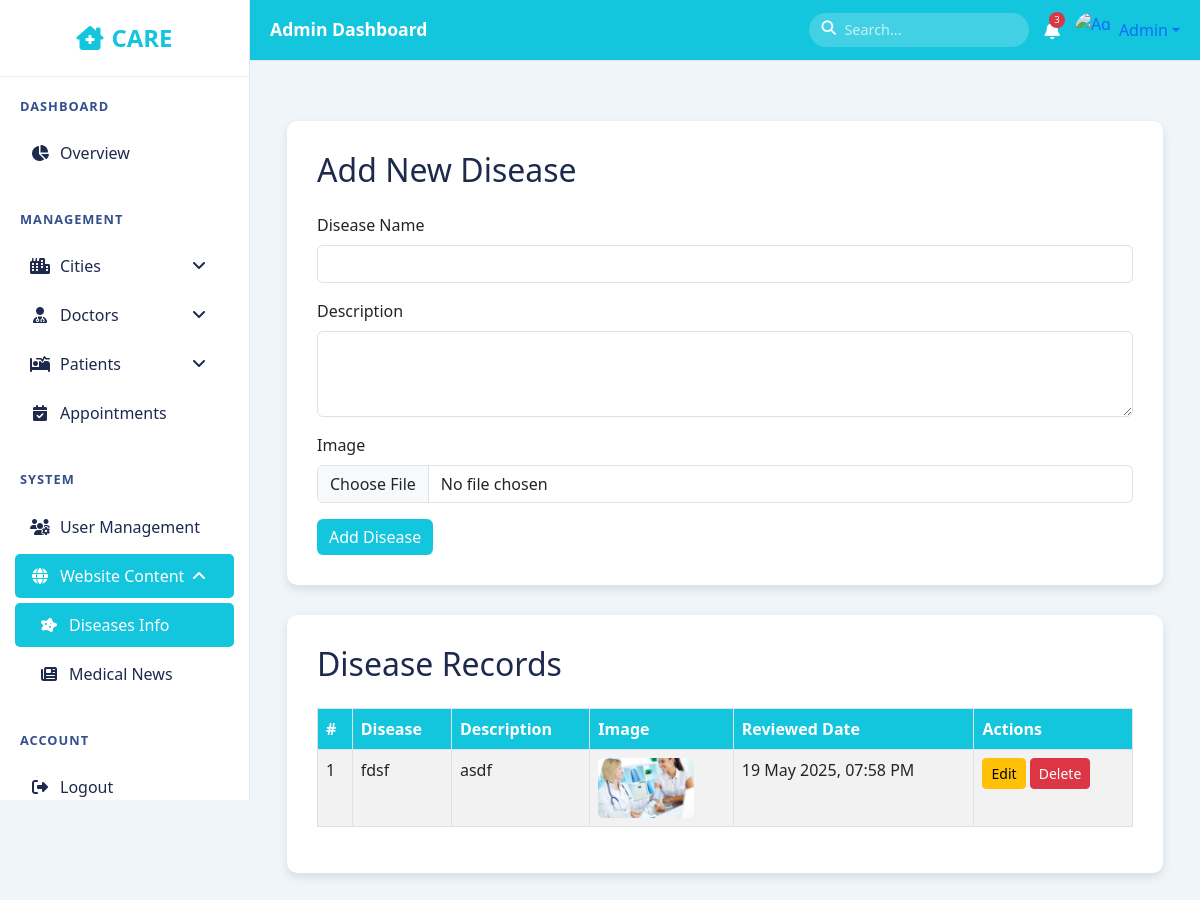
Page /diseases_info.php on the committed database.
### tables this page shows
CREATE TABLE `diseases` (
  `id` int(11) NOT NULL,
  `name` varchar(255) NOT NULL,
  `description` text NOT NULL,
  `image` varchar(255) DEFAULT NULL,
  `reviewed_date` datetime DEFAULT current_timestamp() ON UPDATE current_timestamp()
);

### diseases_info.php (the view, shortened to what this page needs)
<?php
include("db.php");
$conn->query("CREATE TABLE IF NOT EXISTS diseases (
    id INT AUTO_INCREMENT PRIMARY KEY,
    name VARCHAR(255) NOT NULL,
    description TEXT NOT NULL,
    image VARCHAR(255) DEFAULT NULL,
    reviewed_date DATETIME DEFAULT CURRENT_TIMESTAMP ON UPDATE CURRENT_TIMESTAMP
);");
$edit_mode = false;
$edit_name = '';
$edit_description = '';
?>
<!DOCTYPE html>
<html lang="en">
<head>
    <link href="https://cdn.jsdelivr.net/npm/bootstrap@5.3.0/dist/css/bootstrap.min.css" rel="stylesheet">
    <link href="https://cdnjs.cloudflare.com/ajax/libs/font-awesome/6.4.0/css/all.min.css" rel="stylesheet">
</head>
<body>
<div class="wrapper">
    <nav class="sidebar">
        <div class="brand-title">
            <i class="fas fa-clinic-medical me-2"></i>CARE
        </div>
        <div class="sidebar-menu">
            <div class="sidebar-section">
                <div class="section-title">Dashboard</div>
                <a href="admin_dashboard.php" class="nav-link active">
                    <i class="fas fa-chart-pie"></i>
                    <span>Overview</span>
                </a>
            </div>
            <div class="sidebar-section">
                <div class="section-title">Management</div>
                <div class="nav-link" onclick="toggleCollapse('citiesCollapse')">
                    <i class="fas fa-city"></i>
                    <span>Cities</span>
                    <i class="fas fa-angle-down ms-auto" id="citiesCollapseIcon"></i>
                </div>
                <div class="nav-link" onclick="toggleCollapse('doctorsCollapse')">
                    <i class="fas fa-user-md"></i>
                    <span>Doctors</span>
                    <i class="fas fa-angle-down ms-auto" id="doctorsCollapseIcon"></i>
                </div>
                <div class="nav-link" onclick="toggleCollapse('patientsCollapse')">
                    <i class="fas fa-procedures"></i>
                    <span>Patients</span>
                    <i class="fas fa-angle-down ms-auto" id="patientsCollapseIcon"></i>
                </div>
                <a href="view_appointments.php" class="nav-link">
                    <i class="fas fa-calendar-check"></i>
                    <span>Appointments</span>
                </a>
            </div>
            <div class="sidebar-section">
                <div class="section-title">System</div>
                <a href="manage_users.php" class="nav-link">
                    <i class="fas fa-users-cog"></i>
                    <span>User Management</span>
                </a>
                <div class="nav-link" onclick="toggleCollapse('contentCollapse')">
                    <i class="fas fa-globe"></i>
                    <span>Website Content</span>
                    <i class="fas fa-angle-down ms-auto" id="contentCollapseIcon"></i>
                </div>
                <div class="collapse" id="contentCollapse">
                    <a href="diseases_info.php" class="nav-link ps-4">
                        <i class="fas fa-disease"></i>
                        <span>Diseases Info</span>
                    </a>
                    <a href="medical_news.php" class="nav-link ps-4">
                        <i class="fas fa-newspaper"></i>
                        <span>Medical News</span>
                    </a>
                </div>
            </div>
            <div class="sidebar-section">
                <div class="section-title">Account</div>
                <a href="logout.php" class="nav-link">
                    <i class="fas fa-sign-out-alt"></i>
                    <span>Logout</span>
                </a>
            </div>
        </div>
    </nav>
    <div class="main-content">
        <div class="topbar">
            <h4 class="page-title">Admin Dashboard</h4>
            <div class="d-flex align-items-center">
                <div class="search-bar">
                    <i class="fas fa-search"></i>
                    <input type="text" placeholder="Search...">
                </div>
                <div class="notification-bell">
                    <i class="fas fa-bell"></i>
                    <span class="notification-badge">3</span>
                </div>
                <div class="user-menu dropdown">
                    <a href="#" class="d-flex align-items-center text-decoration-none dropdown-toggle" id="userDropdown" data-bs-toggle="dropdown">
                        <img src="assets/img/admin-avatar.jpg" alt="Admin">
                        <span class="ms-2 d-none d-sm-inline">Admin</span>
                    </a>
                </div>
            </div>
        </div>
        <div class="content-wrapper">
            <div class="container">
    <div class="form-section">
        <h2 class="mb-4"><?= $edit_mode ? "Edit Disease" : "Add New Disease" ?></h2>
        <form method="post" enctype="multipart/form-data">
            <div class="mb-3">
                <label class="form-label">Disease Name</label>
                <input type="text" class="form-control" name="name" value="<?= $edit_name ?>" required>
            </div>
            <div class="mb-3">
                <label class="form-label">Description</label>
                <textarea class="form-control" name="description" rows="3" required><?= $edit_description ?></textarea>
            </div>
            <div class="mb-3">
                <label class="form-label">Image</label>
                <input class="form-control" type="file" name="image" accept="image/*">
            </div>
            <button type="submit" class="btn btn-primary" name="<?= $edit_mode ? 'update' : 'add' ?>">
                <?= $edit_mode ? 'Update Disease' : 'Add Disease' ?>
            </button>
        </form>
    </div>
    <div class="table-section">
        <h2 class="mb-4">Disease Records</h2>
        <table class="table table-bordered table-striped">
            <thead>
                <tr>
                    <th>#</th>
                    <th>Disease</th>
                    <th>Description</th>
                    <th>Image</th>
                    <th>Reviewed Date</th>
                    <th>Actions</th>
                </tr>
            </thead>
            <tbody>
            <?php
            $result = $conn->query("SELECT * FROM diseases ORDER BY reviewed_date DESC");
            while ($row = $result->fetch_assoc()):
            ?>
                <tr>
                    <td><?= $row['id'] ?></td>
                    <td><?= $row['name'] ?></td>
                    <td><?= $row['description'] ?></td>
                    <td>
                        <?php if ($row['image']): ?>
                            <img src="<?= $row['image'] ?>" alt="Disease Image">
                        <?php else: ?>
                            No Image
                        <?php endif; ?>
                    </td>
                    <td><?= date('d M Y, h:i A', strtotime($row['reviewed_date'])) ?></td>
                    <td>
                        <a href="?edit=<?= $row['id'] ?>" class="btn btn-sm btn-warning">Edit</a>
                        <a href="?delete=<?= $row['id'] ?>" class="btn btn-sm btn-danger" onclick="return confirm('Are you sure to delete?')">Delete</a>
                    </td>
                </tr>
            <?php endwhile; ?>
            </tbody>
        </table>
    </div>
</div>
        </div>
    </div>
</div>
</body>
</html>

### diseases_info.php (style rules this page uses)
:root { --primary: #13C5DD; --secondary: #354F8E; --light: #EFF5F9; --dark: #1D2A4D; --success: #28a745; --danger: #dc3545; }
body { background-color: var(--light); font-family: 'Segoe UI', sans-serif; overflow-x: hidden; }
.sidebar { height: 100vh; overflow-y: auto; background-color: #ffffff; border-right: 1px solid #e0e6ed; position: fixed; width: 250px; transition: all 0.3s; z-index: 1000; }
.brand-title { color: var(--primary); font-size: 1.5rem; font-weight: bold; padding: 20px 0; text-align: center; border-bottom: 1px solid #eee; margin-bottom: 10px; }
.sidebar-menu { padding: 0 15px; }
.sidebar-section { margin-bottom: 25px; }
.section-title { color: var(--secondary); font-size: 0.8rem; text-transform: uppercase; letter-spacing: 1px; padding: 10px 5px; margin-bottom: 5px; font-weight: 600; }
.nav-link { color: var(--dark); border-radius: 5px; margin-bottom: 5px; padding: 10px 15px; display: flex; align-items: center; cursor: pointer; }
.nav-link:hover, .nav-link.active { background-color: var(--primary); color: white !important; }
.nav-link i { margin-right: 10px; width: 20px; text-align: center; }
.main-content { margin-left: 250px; transition: all 0.3s; }
.topbar { background-color: var(--primary); padding: 12px 20px; border-bottom: 1px solid #e0e6ed; display: flex; justify-content: space-between; align-items: center; position: sticky; top: 0; z-index: 100; color: white; }
.page-title { font-size: 1.1rem; font-weight: 600; margin: 0; }
.user-menu img { width: 36px; height: 36px; border-radius: 50%; object-fit: cover; }
.search-bar { position: relative; width: 220px; margin: 0 15px; }
.search-bar input { background-color: rgba(255,255,255,0.2); border: none; color: white; padding: 6px 12px 6px 35px; border-radius: 20px; width: 100%; font-size: 0.9rem; }
.search-bar input::placeholder { color: rgba(255,255,255,0.7); }
.search-bar i { position: absolute; left: 12px; top: 8px; font-size: 0.9rem; }
.notification-bell { position: relative; margin-right: 15px; font-size: 1.1rem; cursor: pointer; }
.notification-badge { position: absolute; top: -5px; right: -5px; background-color: var(--danger); color: white; border-radius: 50%; width: 16px; height: 16px; font-size: 0.6rem; display: flex; align-items: center; justify-content: center; }
.content-wrapper { padding: 20px; }
.container { max-width: 900px; margin-top: 40px; }
.form-section, .table-section { background: #fff; border-radius: 10px; padding: 30px; box-shadow: 0 4px 10px rgba(0,0,0,0.1); margin-bottom: 30px; }
.btn-primary { background-color: var(--primary); border: none; }
h2 { color: var(--dark); }
.table img { height: 60px; width: auto; border-radius: 5px; }
.table th { background-color: var(--primary); color: white; }

### rows in the picture
diseases: id "1", name "fdsf", description "asdf", image (picture), reviewed_date "19 May 2025, 07:58 PM"
